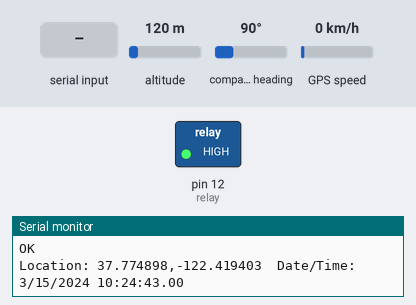
Recording of a sketch running on a simulated Arduino Uno, built with avr-gcc and run on an emulated ATmega328P. On the bench: switched loads named in the sketch (green lamp = pin HIGH), the last lines printed to the serial monitor. The inputs (shaded band) are chosen by the test bench; at power-on: altitude 120 m, compass heading 90°, GPS speed 0 km/h. The GPS gets a fix after 3 s at 37.7749, -122.4194 with 8 satellites; the modem accepts every AT command (registered, SIM ready, sends succeed) and sends nothing else.

Above: at 13.2 s.
13.3 s: "OFF" received over the second serial link
At 15.4 s:
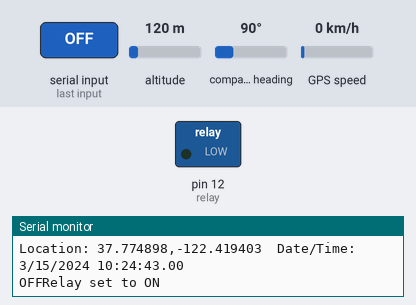
Timing chart, 0 to 28.8 s (numbered marks = the images above; inputs shaded):
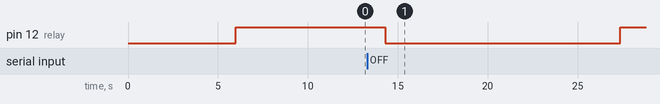

The sketch:

GPSTracker.ino
```cpp
#include <TinyGPS++.h>
#include <SoftwareSerial.h>

// The TinyGPS++ object
TinyGPSPlus gps;

// Configure software serial port for SIM900
SoftwareSerial SIM900(7, 8);

// Variable to store text message
String textMessage;

// Create a variable to store Lamp state
String lampState = "HIGH";

// Relay pin
const int relay = 12;

void setup() {
  // Automatically turn on the shield
  digitalWrite(9, HIGH);
  delay(1000);
  digitalWrite(9, LOW);
  delay(5000);

  // Set relay as OUTPUT
  pinMode(relay, OUTPUT);

  // start for relay off
  digitalWrite(relay, HIGH);

  // Initializing serial commmunication
  Serial.begin(9600);
  SIM900.begin(19200);

  // Give time to your GSM shield log on to network
  delay(5000);
  Serial.print("SIM900 ready...");

  // AT command to set SIM900 to SMS mode
  SIM900.print("AT+CMGF=1\r");
  delay(500);
  // Set module to send SMS data to serial out upon receipt
  SIM900.print("AT+CNMI=2,2,0,0,0\r");
  delay(500);
}

void loop() {
  while (Serial.available() > 0)
    if (gps.encode(Serial.read()))
      displayInfo();

  if (millis() > 5000 && gps.charsProcessed() < 10)
  {
    Serial.println(F("No GPS detected: check wiring."));
    while(true);
  }
  if (SIM900.available() > 0) {
    textMessage = SIM900.readString();
    Serial.print(textMessage);
    delay(10);
  }
  if (textMessage.indexOf("OFF") >= 0) {
    // menyalakan relay untuk mematikan motor dalam keadaan menyala
    digitalWrite(relay, LOW);
    lampState = "off";
    Serial.println("Relay set to ON");
    textMessage = "";
    delay(1000);
    SMSoff();
    delay(500);
  }
  else if (textMessage.indexOf("ON") >= 0) {
    // mematikan relay agar motor dapat dihidupkan kembali
    digitalWrite(relay, HIGH);
    lampState = "on";
    Serial.println("Relay set to OFF");
    textMessage = "";
    delay(1000);
    SMSon();
    delay(500);
  }
  else if (textMessage.indexOf("POSISI") >= 0) {
    // mengirim link google maps latitude dan longitude untuk mengetahui keberadaan motor
    textMessage = "";
    delay(1000);
    gpstrack();
    delay(500);
  }
}


void SMSoff() {
  // AT command to set SIM900 to SMS mode
  SIM900.print("AT+CMGF=1\r");
  delay(100);

  // REPLACE THE X's WITH THE RECIPIENT'S MOBILE NUMBER
  // USE INTERNATIONAL FORMAT CODE FOR MOBILE NUMBERS
  SIM900.println("AT + CMGS = \"+6287778013547\"");
  delay(100);

  // REPLACE WITH YOUR OW   N SMS MESSAGE CONTENT
  SIM900.println(" motor mati.");
  delay(100);

  // End AT command with a ^Z, ASCII code 26
  SIM900.println((char)26);
  delay(100);
  SIM900.println();
  // Give module time to send SMS
  delay(5000);
}

void SMSon() {
  // AT command to set SIM900 to SMS mode
  SIM900.print("AT+CMGF=1\r");
  delay(100);

  // REPLACE THE X's WITH THE RECIPIENT'S MOBILE NUMBER
  // USE INTERNATIONAL FORMAT CODE FOR MOBILE NUMBERS
  SIM900.println("AT + CMGS = \"+6287778013547\"");
  delay(100);

  // REPLACE WITH YOUR OW   N SMS MESSAGE CONTENT
  SIM900.println(" motor nyala.");
  delay(100);

  // End AT command with a ^Z, ASCII code 26
  SIM900.println((char)26);
  delay(100);
  SIM900.println();
  // Give module time to send SMS
  delay(5000);
}

void gpstrack() {
  // AT command to set SIM900 to SMS mode
  SIM900.print("AT+CMGF=1\r");
  delay(100);

  // REPLACE THE X's WITH THE RECIPIENT'S MOBILE NUMBER
  // USE INTERNATIONAL FORMAT CODE FOR MOBILE NUMBERS
  SIM900.println("AT + CMGS = \"+6287778013547\"");
  delay(100);

  // REPLACE WITH YOUR OW   N SMS MESSAGE CONTENT
  SIM900.print("https://maps.google.com/maps?q=");
  SIM900.print(gps.location.lat(), 6);
  SIM900.print(F(","));
  SIM900.print(gps.location.lng(), 6);
  delay(100);

  // End AT command with a ^Z, ASCII code 26
  SIM900.println((char)26);
  delay(100);
  SIM900.println();
  // Give module time to send SMS
  delay(5000);
}

void displayInfo()
{
  Serial.print(F("Location: "));
  if (gps.location.isValid())
  {
    Serial.print(gps.location.lat(), 6);
    Serial.print(F(","));
    Serial.print(gps.location.lng(), 6);
  }
  else
  {
    Serial.print(F("INVALID"));
  }

  Serial.print(F("  Date/Time: "));
  if (gps.date.isValid())
  {
    Serial.print(gps.date.month());
    Serial.print(F("/"));
    Serial.print(gps.date.day());
    Serial.print(F("/"));
    Serial.print(gps.date.year());
  }
  else
  {
    Serial.print(F("INVALID"));
  }

  Serial.print(F(" "));
  if (gps.time.isValid())
  {
    if (gps.time.hour() < 10) Serial.print(F("0"));
    Serial.print(gps.time.hour());
    Serial.print(F(":"));
    if (gps.time.minute() < 10) Serial.print(F("0"));
    Serial.print(gps.time.minute());
    Serial.print(F(":"));
    if (gps.time.second() < 10) Serial.print(F("0"));
    Serial.print(gps.time.second());
    Serial.print(F("."));
    if (gps.time.centisecond() < 10) Serial.print(F("0"));
    Serial.print(gps.time.centisecond());
  }
  else
  {
    Serial.print(F("INVALID"));
  }

  Serial.println();
}
```

Measured:
- after the input at 13.3 s, pin 12 (relay): HIGH → LOW after 1.0 s, → HIGH 13.1 s later
